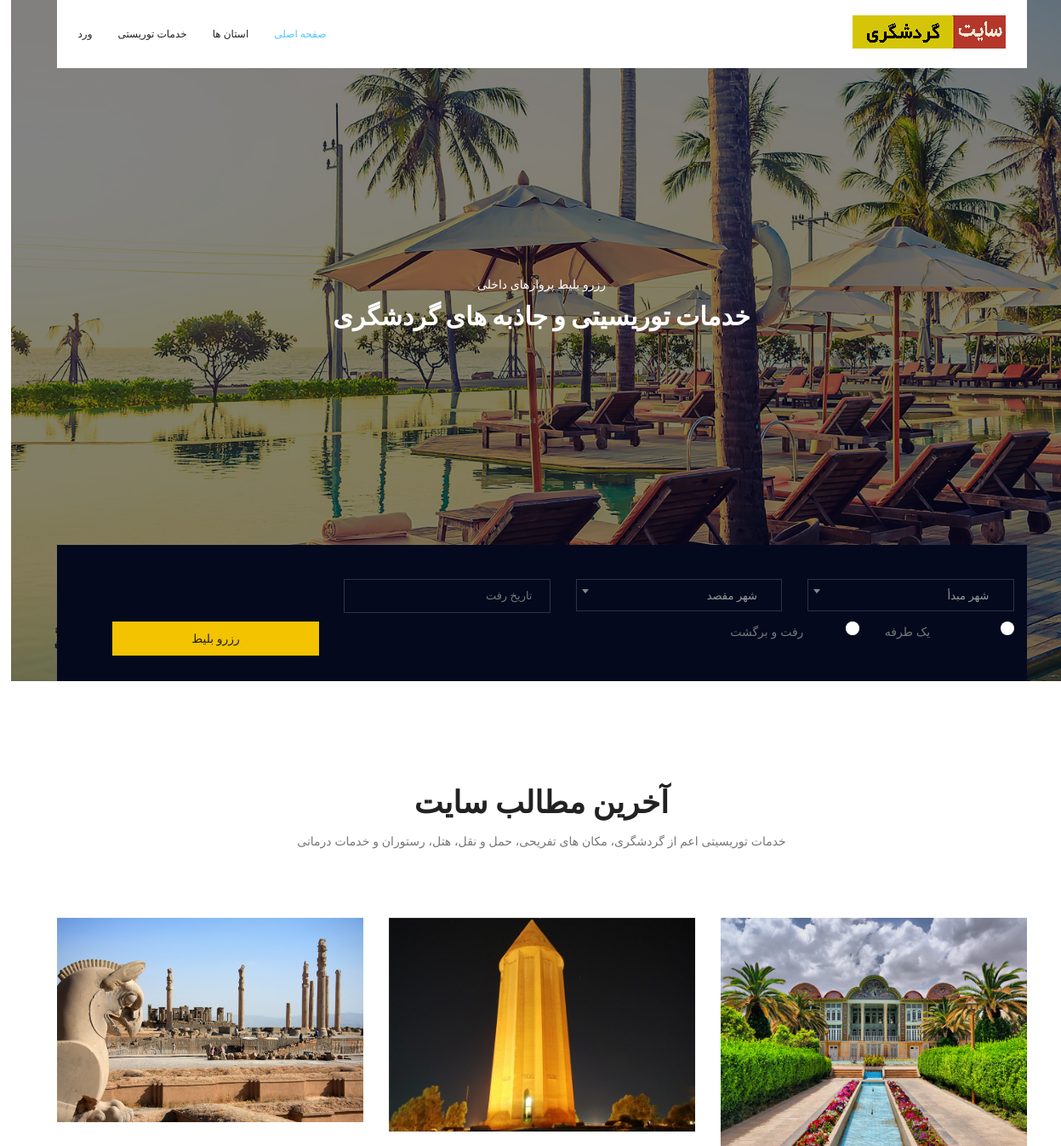
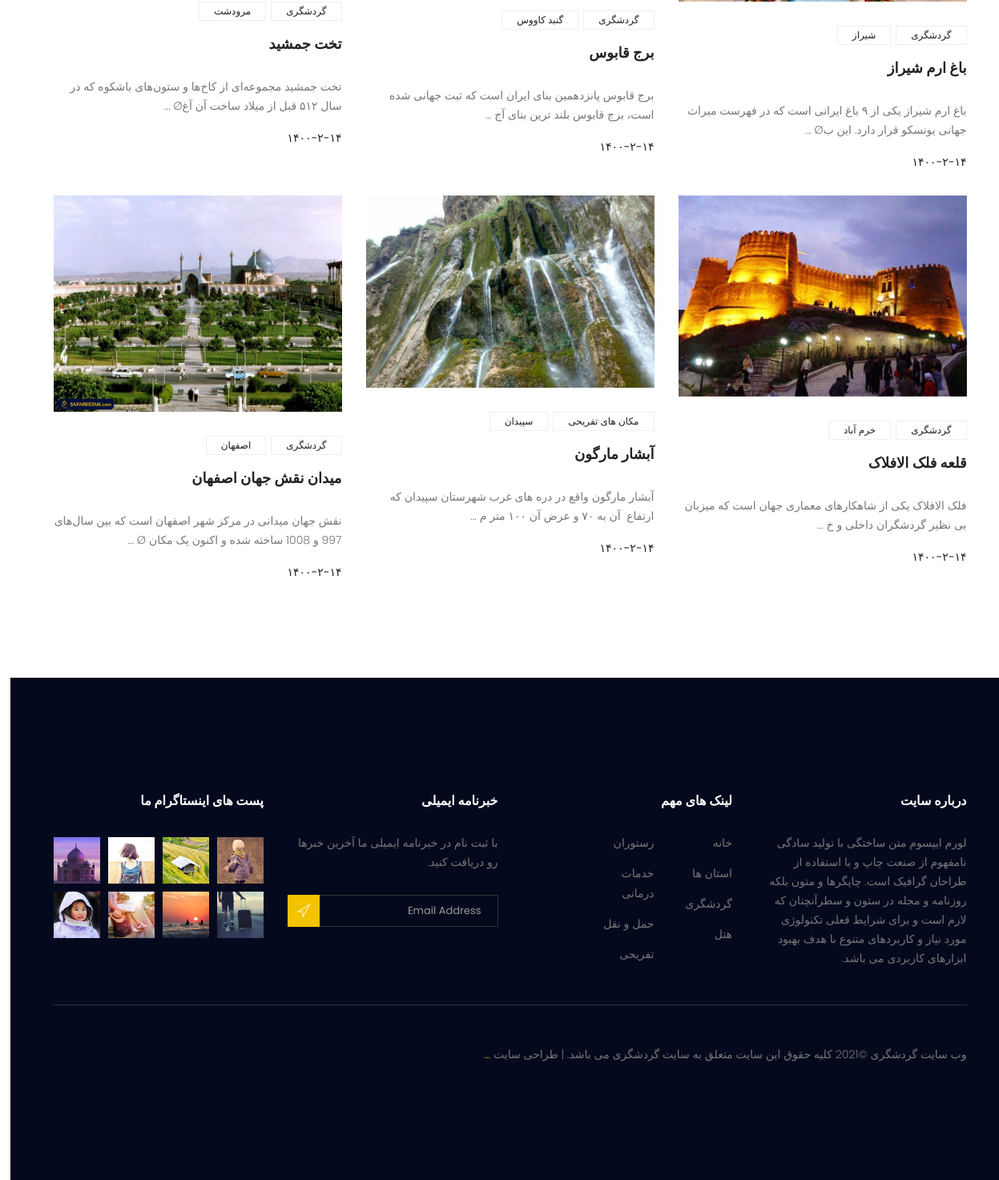
The page / on the database its author committed (2 pictures, top to bottom).
### tables this page shows
CREATE TABLE `tourist_attractions` (
  `id` int(11) NOT NULL,
  `name` varchar(255) NOT NULL,
  `description` text NOT NULL,
  `address` text NOT NULL,
  `photo` varchar(255) NOT NULL,
  `tourist_attractions_cat_id` int(11) NOT NULL,
  `city_id` int(11) NOT NULL,
  `slug` varchar(255) NOT NULL,
  `created_at` datetime NOT NULL DEFAULT CURRENT_TIMESTAMP
);

CREATE TABLE `tourist_attractions_cat` (
  `id` int(11) NOT NULL,
  `name` varchar(255) NOT NULL,
  `cat_slug` varchar(255) NOT NULL
);

CREATE TABLE `cities` (
  `id` int(11) UNSIGNED NOT NULL,
  `province_id` int(11) UNSIGNED NOT NULL,
  `name` varchar(255) NOT NULL
);

### functions/functions.php (called while the page is built, shortened)
<?php
function gregorian_to_jalali($gy,$gm,$gd,$mod=''){
    $g_d_m=array(0,31,59,90,120,151,181,212,243,273,304,334);
    if($gy>1600){
        $jy=979;
        $gy-=1600;
    }else{
        $jy=0;
        $gy-=621;
    }
    $gy2=($gm>2)?($gy+1):$gy;
    $days=(365*$gy) +((int)(($gy2+3)/4)) -((int)(($gy2+99)/100)) +((int)(($gy2+399)/400)) -80 +$gd +$g_d_m[$gm-1];
    $jy+=33*((int)($days/12053));
    $days%=12053;
    $jy+=4*((int)($days/1461));
    $days%=1461;
    if($days > 365){
        $jy+=(int)(($days-1)/365);
        $days=($days-1)%365;
    }
    $jm=($days < 186)?1+(int)($days/31):7+(int)(($days-186)/30);
    $jd=1+(($days < 186)?($days%31):(($days-186)%30));
    return($mod=='')?array($jy,$jm,$jd):$jy.$mod.$jm.$mod.$jd;
}
function convertNumbers($str,$toPersian=true)
{
    $en_num = array('0','1','2','3','4','5','6','7','8','9');
    $fa_num = array('۰','۱','۲','۳','۴','۵','۶','۷','۸','۹');
    if( $toPersian ) return str_replace($en_num, $fa_num, $str);
    else return str_replace($fa_num, $en_num, $str);
}

### index.php (the view, shortened to what this page needs)
<?php include_once 'includes/session.php'; ?>
<?php include_once 'includes/header.php'?>
<?php include_once 'functions/functions.php'?>
        <section class="banner_area">
            <div class="booking_table d_flex align-items-center">
            	<div class="overlay bg-parallax" data-stellar-ratio="0.9" data-stellar-vertical-offset="0" data-background=""></div>
				<div class="container">
					<div class="banner_content text-center">
						<h6>رزرو بلیط پروازهای داخلی</h6>
						<h2>خدمات توریسیتی و جاذبه های گردشگری</h2>
					</div>
				</div>
            </div>
            <div class="hotel_booking_area position">
                <div class="container">
                    <div class="hotel_booking_table">
                        <div class="col-md-12">
                            <div class="boking_table">
                                <form id="manage-filter" action="flights.php" method="POST">
                                    <div class="row">
                                        <div class="col-md-3">
                                            <div class="book_tabel_item">
                                                <div class="input-group">
                                                </div>
                                            </div>
                                        </div>
                                        <div class="col-md-3">
                                            <div class="book_tabel_item">
                                                <div class="input-group">
                                                </div>
                                            </div>
                                        </div>
                                        <div class="col-md-3">
                                            <div class="book_tabel_item">
                                                <div class="form-group">
                                                    <div class='input-group date'>
                                                        <input type='text' class="form-control"  name="date" id='datetimepicker11' placeholder="تاریخ رفت"/>
                                                        <span class="input-group-addon">
                                                            <i class="fa fa-calendar" aria-hidden="true"></i>
                                                        </span>
                                                    </div>
                                                </div>
                                            </div>
                                        </div>
                                        <div class="col-md-3">
                                        </div>
                                    </div>
                                    <div class="row">
                                        <div class="col-md-2">
                                            <div class="book_tabel_item">
                                                <div class="switch-wrap d-flex justify-content-between">
                                                    <div class="primary-radio">
                                                        <label for="onewway"></label>
                                                    </div>
                                                    <p>یک طرفه</p>
                                                </div>
                                            </div>
                                        </div>
                                        <div class="col-md-2">
                                            <div class="book_tabel_item">
                                                <div class="switch-wrap d-flex justify-content-between">
                                                    <div class="primary-radio">
                                                        <label for="rtrip"></label>
                                                    </div>
                                                    <p>رفت و برگشت</p>
                                                </div>
                                            </div>
                                        </div>
                                        <div class="col-md-3" style="margin-right: 41.6%;">
                                            <button class="book_now_btn button_hover" type="submit"> رزرو بلیط</button>
                                        </div>
                                    </div>
                                </form>
                            </div>
                        </div>
                    </div>
                </div>
            </div>
        </section>
        <section class="latest_blog_area section_gap">
            <div class="container">
                <div class="section_title text-center">
                    <h2 class="title_color">آخرین مطالب سایت</h2>
                    <p>خدمات توریسیتی اعم از گردشگری، مکان های تفریحی، حمل و نقل، هتل، رستوران و خدمات درمانی </p>
                </div>
                <div class="row mb_30">
                    <?php
                    $conn = $pdo->open();
                    try{
                    $stmt = $conn->prepare("SELECT ta.id as touristAttractionsId, ta.name as touristAttractionsName, ta.description, ta.address,
                                                    ta.photo, ta.slug, ta.created_at,
                                                    tac.id as touristAttractionsCatId, tac.name as touristAttractionsCatName, tac.cat_slug,
                                                    c.id as cityId, c.name as cityName
                                                    FROM tourist_attractions as ta
                                                    INNER JOIN tourist_attractions_cat as tac
                                                    ON ta.tourist_attractions_cat_id = tac.id
                                                    INNER JOIN cities as c
                                                    ON ta.city_id = c.id
                                                    LIMIT 6
                                                    ");
                    $stmt->execute();
                    foreach ($stmt as $row) {
                    $image = (!empty($row['photo'])) ? 'image/' . $row['photo'] : 'image/noimage.jpg';
                    $s = $row['created_at'];
                    $dt = new DateTime($s);
                    $date = $dt->format('m/d/Y');
                    $jalali = gregorian_to_jalali(date("Y", strtotime($date)),date("m", strtotime($date)),date("d", strtotime($date)),$mod='-');
                    $jalali = convertNumbers($jalali , true);
                    ?>
                    <div class="col-lg-4 col-md-6">
                        <div class="single-recent-blog-post">
                            <div class="thumb">
                                <img class="img-fluid" src="<?php echo $image; ?>" alt="post">
                            </div>
                            <div class="details">
                                <div class="tags">
                                    <a href="#" class="button_hover tag_btn"><?php echo $row['touristAttractionsCatName']; ?></a>
                                    <a href="#" class="button_hover tag_btn"><?php echo $row['cityName']; ?></a>
                                </div>
                                <a href="single.php?id=<?php echo $row['touristAttractionsId'] ?>&name=<?php echo $row['touristAttractionsName'] ?>"><h4 class="sec_h4"><?php echo $row['touristAttractionsName']; ?></h4></a>
                                <p><?php echo substr($row['description'],0, 160); ?> ...</p>
                                <h6 class="date title_color"><?php echo $jalali; ?></h6>
                            </div>
                        </div>
                    </div>
                        <?php
                    }
                    }
                    catch(PDOException $e){
                        echo "خطا در برقراری ارتباط: " . $e->getMessage();
                    }
                    ?>
                </div>
            </div>
        </section>
        <?php include_once 'includes/footer.php'?>
    </body>
</html>

### includes/header.php (shortened to what this page needs)
<!doctype html>
<html lang="fa-IR">
<head>
    <link rel="stylesheet" href="css/bootstrap.css">
    <link rel="stylesheet" href="vendors/linericon/style.css">
    <link rel="stylesheet" href="css/font-awesome.min.css">
    <link rel="stylesheet" href="vendors/owl-carousel/owl.carousel.min.css">
    <link rel="stylesheet" href="vendors/persian-datepicker/dist/css/persian-datepicker.min.css"/>
    <link rel="stylesheet" href="vendors/select2./css/select2.min.css">
    <link rel="stylesheet" href="vendors/owl-carousel/owl.carousel.min.css">
    <link rel="stylesheet" href="css/style.css">
    <link rel="stylesheet" href="css/responsive.css">
</head>
<body>
<header class="header_area">
    <div class="container">
        <nav class="navbar navbar-expand-lg navbar-light">
            <a class="navbar-brand logo_h" href="index.php"><img src="image/Logo.png" alt=""></a>
            <div class="collapse navbar-collapse offset" id="navbarSupportedContent">
                <ul class="nav navbar-nav menu_nav mr-auto">
                    <li class="nav-item active"><a class="nav-link" href="./index.php">صفحه اصلی</a></li>
                    <li class="nav-item"><a class="nav-link" href="./provinces.php">استان ها</a></li>
                    <li class="nav-item submenu dropdown">
                        <a href="#" class="nav-link dropdown-toggle" data-toggle="dropdown" role="button" aria-haspopup="true" aria-expanded="false">خدمات توریستی</a>
                    </li>
                    <li class="nav-item"><a class="nav-link" href="login.php">ورد</a></li>
                </ul>
            </div>
        </nav>
    </div>
</header>

### includes/footer.php (shortened to what this page needs)
<footer class="footer-area section_gap">
    <div class="container">
        <div class="row">
            <div class="col-lg-3  col-md-6 col-sm-6">
                <div class="single-footer-widget">
                    <h6 class="footer_title">درباره سایت</h6>
                    <p>لورم ایپسوم متن ساختگی با تولید سادگی نامفهوم از صنعت چاپ و با استفاده از طراحان گرافیک است. چاپگرها و متون بلکه روزنامه و مجله در ستون و سطرآنچنان که لازم است و برای شرایط فعلی تکنولوژی مورد نیاز و کاربردهای متنوع با هدف بهبود ابزارهای کاربردی می باشد. </p>
                </div>
            </div>
            <div class="col-lg-3 col-md-6 col-sm-6">
                <div class="single-footer-widget">
                    <h6 class="footer_title">لینک های مهم</h6>
                    <div class="row">
                        <div class="col-4">
                            <ul class="list_style">
                                <li><a href="#">خانه</a></li>
                                <li><a href="#">استان ها</a></li>
                                <li><a href="#">گردشگری</a></li>
                                <li><a href="#">هتل</a></li>
                            </ul>
                        </div>
                        <div class="col-4">
                            <ul class="list_style">
                                <li><a href="#">رستوران</a></li>
                                <li><a href="#">خدمات درمانی</a></li>
                                <li><a href="#">حمل و نقل</a></li>
                                <li><a href="#">تفریحی</a></li>
                            </ul>
                        </div>
                    </div>
                </div>
            </div>
            <div class="col-lg-3 col-md-6 col-sm-6">
                <div class="single-footer-widget">
                    <h6 class="footer_title">خبرنامه ایمیلی</h6>
                    <p>با ثبت نام در خبرنامه ایمیلی ما آخرین خبرها رو دریافت کنید.</p>
                    <div id="mc_embed_signup">
                        <form target="_blank" action="#" method="get" class="subscribe_form relative">
                            <div class="input-group d-flex flex-row">
                                <input name="EMAIL" placeholder="Email Address" onfocus="this.placeholder = ''" onblur="this.placeholder = 'آدرس ایمیل '" required="" type="email">
                                <button class="btn sub-btn"><span class="lnr lnr-location"></span></button>
                            </div>
                        </form>
                    </div>
                </div>
            </div>
            <div class="col-lg-3 col-md-6 col-sm-6">
                <div class="single-footer-widget instafeed">
                    <h6 class="footer_title">پست های اینستاگرام ما</h6>
                    <ul class="list_style instafeed d-flex flex-wrap">
                        <li><img src="image/instagram/Image-01.jpg" alt=""></li>
                        <li><img src="image/instagram/Image-02.jpg" alt=""></li>
                        <li><img src="image/instagram/Image-03.jpg" alt=""></li>
                        <li><img src="image/instagram/Image-04.jpg" alt=""></li>
                        <li><img src="image/instagram/Image-05.jpg" alt=""></li>
                        <li><img src="image/instagram/Image-06.jpg" alt=""></li>
                        <li><img src="image/instagram/Image-07.jpg" alt=""></li>
                        <li><img src="image/instagram/Image-08.jpg" alt=""></li>
                    </ul>
                </div>
            </div>
        </div>
        <div class="border_line"></div>
        <div class="row footer-bottom d-flex justify-content-between align-items-center">
            <p class="col-lg-8 col-sm-12 footer-text m-0">
                وب سایت گردشگری &copy;<script>document.write(new Date().getFullYear());</script> کلیه حقوق این سایت متعلق به سایت گردشگری می باشد. | طراحی سایت <a href="#" target="_blank">...</a>
            <div class="col-lg-4 col-sm-12 footer-social">
                <a href="#"><i class="fa fa-facebook"></i></a>
                <a href="#"><i class="fa fa-twitter"></i></a>
                <a href="#"><i class="fa fa-dribbble"></i></a>
                <a href="#"><i class="fa fa-behance"></i></a>
            </div>
        </div>
    </div>
</footer>

### rows shown on the page
tourist_attractions: photo (picture), tourist_attractions_cat.name "گردشگری", city.name "شيراز", name "باغ ارم شیراز", description "باغ ارم شیراز یکی از ۹ باغ ایرانی است که در فهرست میراث جهانی یونسکو قرار دارد. این بØ", created_at "۱۴۰۰-۲-۱۴"
tourist_attractions: photo (picture), tourist_attractions_cat.name "گردشگری", city.name "گنبد كاووس", name "برج قابوس", description "برج قابوس پانزدهمین بنای ایران است که ثبت جهانی شده است، برج قابوس بلند ترین بنای آج", created_at "۱۴۰۰-۲-۱۴"
tourist_attractions: photo (picture), tourist_attractions_cat.name "گردشگری", city.name "مرودشت", name "تخت جمشید", description "تخت جمشید مجموعه‌ای از کاخ‌ها و ستون‌های باشکوه که در سال ۵۱۲ قبل از میلاد ساخت آن آغØ", created_at "۱۴۰۰-۲-۱۴"
tourist_attractions: photo (picture), tourist_attractions_cat.name "گردشگری", city.name "خرم آباد", name "قلعه فلک الافلاک", description "فلک الافلاک یکی از شاهکارهای معماری جهان است که میزبان بی نظیر گردشگران داخلی و خ", created_at "۱۴۰۰-۲-۱۴"
tourist_attractions: photo (picture), tourist_attractions_cat.name "مکان های تفریحی", city.name "سپيدان", name "آبشار مارگون", description "آبشار مارگون واقع در دره های غرب شهرستان سپیدان که ارتفاع آن به ۷۰ و عرض آن ۱۰۰ متر م", created_at "۱۴۰۰-۲-۱۴"
tourist_attractions: photo (picture), tourist_attractions_cat.name "گردشگری", city.name "اصفهان", name "میدان نقش جهان اصفهان", description "نقش جهان میدانی در مرکز شهر اصفهان است که بین سال‌های 997 و 1008 ساخته شده و اکنون یک مکان Ø", created_at "۱۴۰۰-۲-۱۴"
